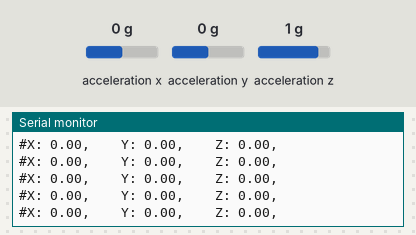
This sketch was run on a simulated Arduino Uno, built with avr-gcc and run on an emulated ATmega328P. On the bench: the last lines printed to the serial monitor. Wiring (inferred from the names in the program): ADXL345 accelerometer at I2C address 0x53. The test bench sets the inputs (shaded band); at power-on: acceleration x 0 g, acceleration y 0 g, acceleration z 1 g.

Above: at 2.8 s.
2.9 s: acceleration x set to -1.4 g
At 3.6 s:
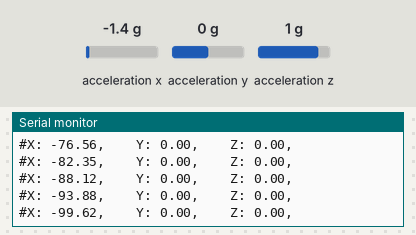
5.9 s: acceleration y set to -1.4 g
At 6.07 s:
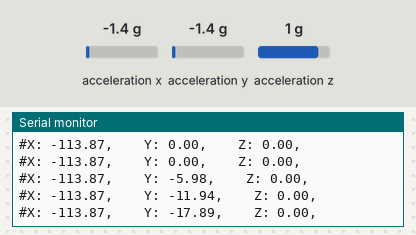
8.9 s: acceleration z set to -1.4 g
At 8.91 s:
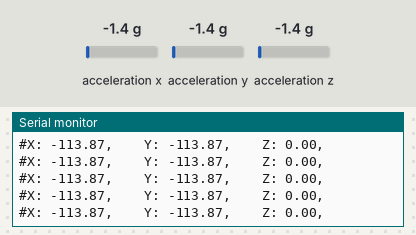
11.9 s: acceleration x set to 0 g
At 11.91 s:
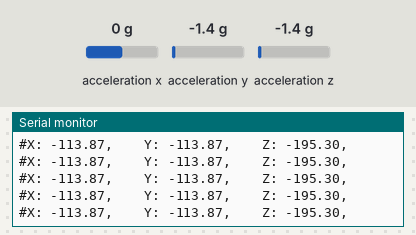
14.9 s: acceleration y set to 0 g
At 14.92 s:
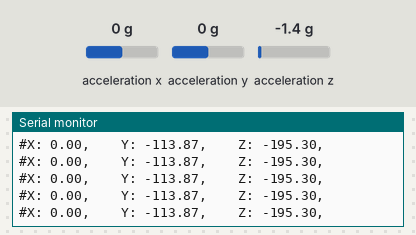
17.9 s: acceleration z set to 0 g
At 17.95 s:
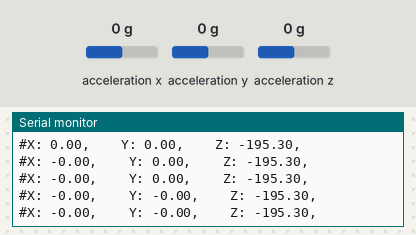
Timing chart, 0 to 20.9 s (numbered marks = the images above; inputs shaded):
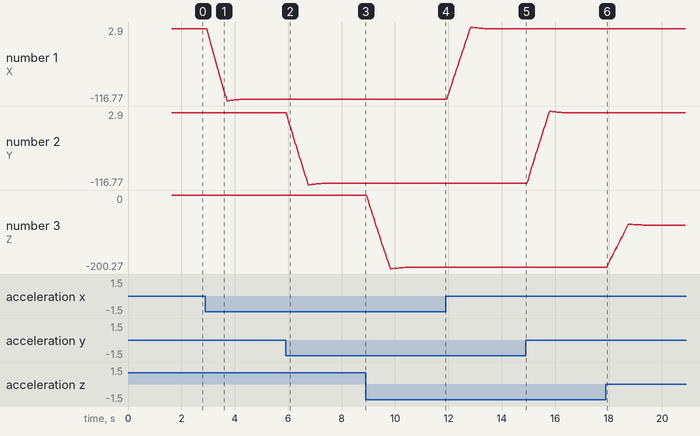

Measured:
- after the input at 2.9 s, the serial monitor: prints a new line after 0.08 s (image 1)
- after the input at 5.9 s, the serial monitor: prints a new line after 0.06 s (image 2)
- plotted number 1: 0 → -113.87 after the input at 2.9 s
- plotted number 3: 0 → -195.3 after the input at 8.9 s, -195.3 → -81.43 after the input at 17.9 s

The sketch:

ADXL345_Example.ino
```cpp
#include <Wire.h>

#include <Register_Access.h>

#include <ADXL345.h>
#include <T1.h>
#include <Pt_By_Pt_Mean.h>

void setup() {
Serial.begin(9600);
init_ADXL345();
config_ADXL345();
}


void loop() {
Serial.print("#");

Serial.print("X: ");
Serial.print(read_angle_x_ADXL345());
Serial.print(",");

Serial.print("    Y: ");
Serial.print(read_angle_y_ADXL345());
Serial.print(",");

Serial.print("    Z: ");
Serial.print(read_angle_z_ADXL345());
Serial.print(",");

Serial.println("");
delay_t1(1);
}
```
